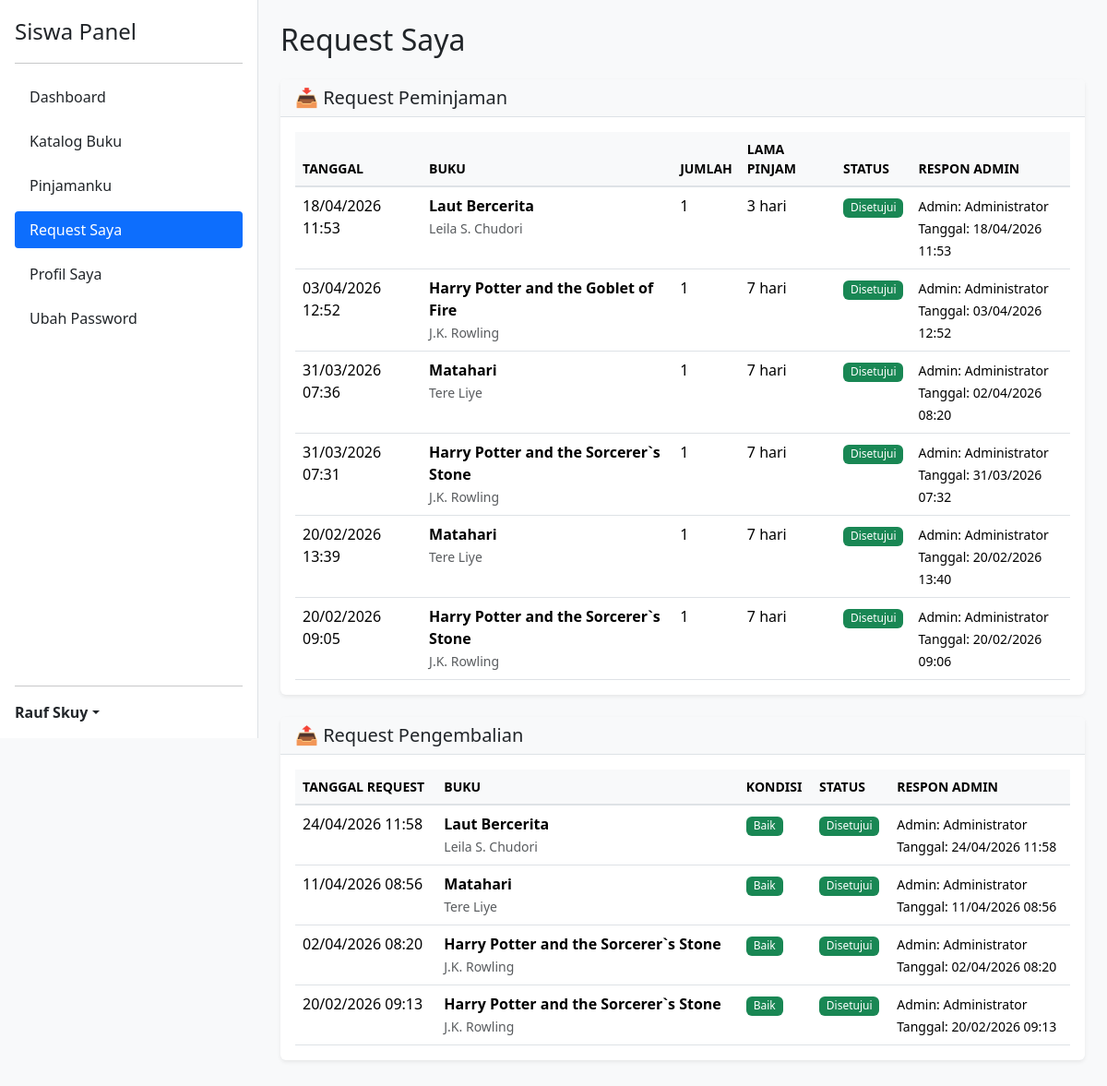
Page /siswa/request-saya.php (signed in) on the committed database.
### tables this page shows
CREATE TABLE `request_peminjaman` (
  `id_request` int(11) NOT NULL,
  `id_anggota` int(11) NOT NULL,
  `id_buku` int(11) NOT NULL,
  `tanggal_request` datetime DEFAULT current_timestamp(),
  `lama_pinjam` int(11) DEFAULT 7,
  `keterangan` text DEFAULT NULL,
  `status` enum('pending','approved','rejected') DEFAULT 'pending',
  `id_admin` int(11) DEFAULT NULL,
  `tanggal_response` datetime DEFAULT NULL,
  `alasan_reject` text DEFAULT NULL,
  `id_transaksi` int(11) DEFAULT NULL
);

CREATE TABLE `buku` (
  `id_buku` int(11) NOT NULL,
  `isbn` varchar(20) DEFAULT NULL,
  `judul` varchar(255) NOT NULL,
  `pengarang` varchar(150) NOT NULL,
  `penerbit` varchar(100) DEFAULT NULL,
  `tahun_terbit` year(4) DEFAULT NULL,
  `id_kategori` int(11) DEFAULT NULL,
  `stok_tersedia` int(11) NOT NULL DEFAULT 0,
  `stok_total` int(11) NOT NULL DEFAULT 0,
  `lokasi_rak` varchar(50) DEFAULT NULL,
  `cover_path` varchar(255) DEFAULT NULL,
  `deskripsi` text DEFAULT NULL,
  `created_at` datetime DEFAULT current_timestamp(),
  `updated_at` datetime DEFAULT current_timestamp() ON UPDATE current_timestamp()
);

CREATE TABLE `request_pengembalian` (
  `id_request` int(11) NOT NULL,
  `id_transaksi` int(11) NOT NULL,
  `id_anggota` int(11) NOT NULL,
  `tanggal_request` datetime DEFAULT current_timestamp(),
  `keterangan` text DEFAULT NULL,
  `kondisi_buku` enum('baik','rusak_ringan','rusak_berat','hilang') DEFAULT 'baik',
  `status` enum('pending','approved','rejected') DEFAULT 'pending',
  `id_admin` int(11) DEFAULT NULL,
  `tanggal_response` datetime DEFAULT NULL,
  `alasan_reject` text DEFAULT NULL
);

### siswa/request-saya.php (the view, shortened to what this page needs)
<?php
require_once '../koneksi.php';
include '../includes/header.php';
$id_anggota = $_SESSION['user_id'];
$request_pinjam = mysqli_query($koneksi, "
    SELECT rp.*, b.judul, b.pengarang, b.cover_path, b.isbn,
           a.nama_lengkap as nama_admin
    FROM request_peminjaman rp
    JOIN buku b ON rp.id_buku = b.id_buku
    LEFT JOIN admin a ON rp.id_admin = a.id_admin
    WHERE rp.id_anggota = $id_anggota
    ORDER BY rp.tanggal_request DESC
");
$request_kembali = mysqli_query($koneksi, "
    SELECT rk.*, t.tanggal_pinjam, t.batas_kembali,
           b.judul, b.pengarang, b.isbn,
           a.nama_lengkap as nama_admin
    FROM request_pengembalian rk
    JOIN transaksi t ON rk.id_transaksi = t.id_transaksi
    JOIN buku b ON t.id_buku = b.id_buku
    LEFT JOIN admin a ON rk.id_admin = a.id_admin
    WHERE rk.id_anggota = $id_anggota
    ORDER BY rk.tanggal_request DESC
");
?>
<div class="d-flex">
    <?php include '../includes/sidebar_siswa.php'; ?>
    <div class="flex-grow-1 p-4" style="margin-left: 280px;">
        <h2 class="mb-4">Request Saya</h2>
        <div class="card mb-4">
            <div class="card-header">
                <h5 class="mb-0">📥 Request Peminjaman</h5>
            </div>
            <div class="card-body">
                <?php if (mysqli_num_rows($request_pinjam) > 0): ?>
                    <div class="table-responsive">
                        <table class="table table-hover">
                            <thead>
                                <tr>
                                    <th>Tanggal</th>
                                    <th>Buku</th>
                                    <th>Jumlah</th>
                                    <th>Lama Pinjam</th>
                                    <th>Status</th>
                                    <th>Respon Admin</th>
                                </tr>
                            </thead>
                            <tbody>
                                <?php while ($rp = mysqli_fetch_assoc($request_pinjam)): ?>
                                <tr>
                                    <td><?php echo date('d/m/Y H:i', strtotime($rp['tanggal_request'])); ?></td>
                                    <td>
                                        <strong><?php echo $rp['judul']; ?></strong><br>
                                        <small class="text-muted"><?php echo $rp['pengarang']; ?></small>
                                    </td>
                                    <td><?php echo $rp['jumlah_pinjam'] ?? 1; ?></td>
                                    <td><?php echo $rp['lama_pinjam']; ?> hari</td>
                                    <td>
                                        <?php
                                        $badge_class = 'warning';
                                        $text = 'Pending';
                                        if ($rp['status'] == 'approved') {
                                            $badge_class = 'success';
                                            $text = 'Disetujui';
                                        } elseif ($rp['status'] == 'rejected') {
                                            $badge_class = 'danger';
                                            $text = 'Ditolak';
                                        }
                                        ?>
                                        <span class="badge bg-<?php echo $badge_class; ?>"><?php echo $text; ?></span>
                                    </td>
                                    <td>
                                        <?php if ($rp['status'] != 'pending'): ?>
                                            <small>
                                                Admin: <?php echo $rp['nama_admin']; ?><br>
                                                Tanggal: <?php echo date('d/m/Y H:i', strtotime($rp['tanggal_response'])); ?>
                                            </small>
                                        <?php else: ?>
                                            <span class="text-muted">Menunggu...</span>
                                        <?php endif; ?>
                                    </td>
                                </tr>
                                <?php endwhile; ?>
                            </tbody>
                        </table>
                    </div>
                <?php endif; ?>
            </div>
        </div>
        <div class="card">
            <div class="card-header">
                <h5 class="mb-0">📤 Request Pengembalian</h5>
            </div>
            <div class="card-body">
                <?php if (mysqli_num_rows($request_kembali) > 0): ?>
                    <div class="table-responsive">
                        <table class="table table-hover">
                            <thead>
                                <tr>
                                    <th>Tanggal Request</th>
                                    <th>Buku</th>
                                    <th>Kondisi</th>
                                    <th>Status</th>
                                    <th>Respon Admin</th>
                                </tr>
                            </thead>
                            <tbody>
                                <?php
                                mysqli_data_seek($request_kembali, 0);
                                while ($rk = mysqli_fetch_assoc($request_kembali)):
                                ?>
                                <tr>
                                    <td><?php echo date('d/m/Y H:i', strtotime($rk['tanggal_request'])); ?></td>
                                    <td>
                                        <strong><?php echo $rk['judul']; ?></strong><br>
                                        <small class="text-muted"><?php echo $rk['pengarang']; ?></small>
                                    </td>
                                    <td>
                                        <?php
                                        $kondisi_badge = 'success';
                                        ?>
                                        <span class="badge bg-<?php echo $kondisi_badge; ?>">
                                            <?php echo ucfirst(str_replace('_', ' ', $rk['kondisi_buku'])); ?>
                                        </span>
                                    </td>
                                    <td>
                                        <?php
                                        $badge_class = 'warning';
                                        $text = 'Pending';
                                        if ($rk['status'] == 'approved') {
                                            $badge_class = 'success';
                                            $text = 'Disetujui';
                                        } elseif ($rk['status'] == 'rejected') {
                                            $badge_class = 'danger';
                                            $text = 'Ditolak';
                                        }
                                        ?>
                                        <span class="badge bg-<?php echo $badge_class; ?>"><?php echo $text; ?></span>
                                    </td>
                                    <td>
                                        <?php if ($rk['status'] != 'pending'): ?>
                                            <small>
                                                Admin: <?php echo $rk['nama_admin']; ?><br>
                                                Tanggal: <?php echo date('d/m/Y H:i', strtotime($rk['tanggal_response'])); ?>
                                            </small>
                                        <?php else: ?>
                                            <span class="text-muted">Menunggu...</span>
                                        <?php endif; ?>
                                    </td>
                                </tr>
                                <?php endwhile; ?>
                            </tbody>
                        </table>
                    </div>
                <?php else: ?>
                    <div class="text-center text-muted py-4">
                        <p>Belum ada request pengembalian</p>
                    </div>
                <?php endif; ?>
            </div>
        </div>
    </div>
</div>
<?php include '../includes/footer.php'; ?>

### assets/css/style.css (style rules this page uses)
body { font-family: 'Segoe UI', Tahoma, Geneva, Verdana, sans-serif; background-color: #f8f9fa; }
.card { border: none; box-shadow: 0 0.125rem 0.25rem rgba(0, 0, 0, 0.075); margin-bottom: 1.5rem; }
.card-header { background-color: #f8f9fa; border-bottom: 1px solid #dee2e6; font-weight: 600; }
.table { margin-bottom: 0; }
.table thead th { background-color: #f8f9fa; border-bottom: 2px solid #dee2e6; font-weight: 600; text-transform: uppercase; font-size: 0.875rem; }
.badge { padding: 0.35em 0.65em; font-weight: 500; }
.card { animation: fadeIn 0.5s ease-in-out; }
.flex-grow-1 { min-height: 100vh; }

### rows in the picture
request_peminjaman: tanggal_request "18/04/2026 11:53", id_buku.judul "Laut Bercerita", id_buku.pengarang "Leila S. Chudori", jumlah_pinjam "1", lama_pinjam "3", status "Disetujui", id_admin.nama_lengkap "Administrator", tanggal_response "18/04/2026 11:53"
request_peminjaman: tanggal_request "03/04/2026 12:52", id_buku.judul "Harry Potter and the Goblet of Fire", id_buku.pengarang "J.K. Rowling", jumlah_pinjam "1", lama_pinjam "7", status "Disetujui", id_admin.nama_lengkap "Administrator", tanggal_response "03/04/2026 12:52"
request_peminjaman: tanggal_request "31/03/2026 07:36", id_buku.judul "Matahari", id_buku.pengarang "Tere Liye", jumlah_pinjam "1", lama_pinjam "7", status "Disetujui", id_admin.nama_lengkap "Administrator", tanggal_response "02/04/2026 08:20"
request_peminjaman: tanggal_request "31/03/2026 07:31", id_buku.judul "Harry Potter and the Sorcerer`s Stone", id_buku.pengarang "J.K. Rowling", jumlah_pinjam "1", lama_pinjam "7", status "Disetujui", id_admin.nama_lengkap "Administrator", tanggal_response "31/03/2026 07:32"
request_peminjaman: tanggal_request "20/02/2026 13:39", id_buku.judul "Matahari", id_buku.pengarang "Tere Liye", jumlah_pinjam "1", lama_pinjam "7", status "Disetujui", id_admin.nama_lengkap "Administrator", tanggal_response "20/02/2026 13:40"
request_peminjaman: tanggal_request "20/02/2026 09:05", id_buku.judul "Harry Potter and the Sorcerer`s Stone", id_buku.pengarang "J.K. Rowling", jumlah_pinjam "1", lama_pinjam "7", status "Disetujui", id_admin.nama_lengkap "Administrator", tanggal_response "20/02/2026 09:06"
request_pengembalian: tanggal_request "24/04/2026 11:58", buku.judul "Laut Bercerita", buku.pengarang "Leila S. Chudori", kondisi_buku "Baik", status "Disetujui", id_admin.nama_lengkap "Administrator", tanggal_response "24/04/2026 11:58"
request_pengembalian: tanggal_request "11/04/2026 08:56", buku.judul "Matahari", buku.pengarang "Tere Liye", kondisi_buku "Baik", status "Disetujui", id_admin.nama_lengkap "Administrator", tanggal_response "11/04/2026 08:56"
request_pengembalian: tanggal_request "02/04/2026 08:20", buku.judul "Harry Potter and the Sorcerer`s Stone", buku.pengarang "J.K. Rowling", kondisi_buku "Baik", status "Disetujui", id_admin.nama_lengkap "Administrator", tanggal_response "02/04/2026 08:20"
request_pengembalian: tanggal_request "20/02/2026 09:13", buku.judul "Harry Potter and the Sorcerer`s Stone", buku.pengarang "J.K. Rowling", kondisi_buku "Baik", status "Disetujui", id_admin.nama_lengkap "Administrator", tanggal_response "20/02/2026 09:13"

### other values in the picture
$_SESSION['nama'] "Rauf Skuy"
